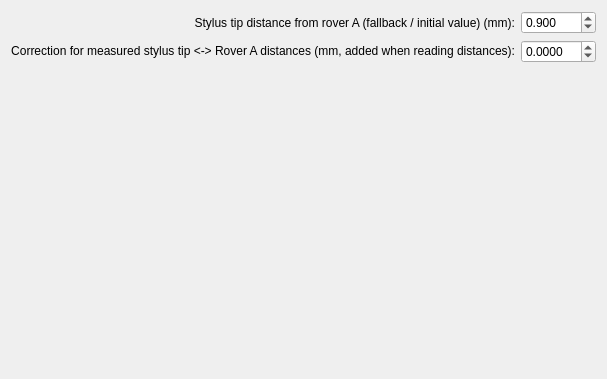
             <widget class="QWidget" name="tab_Settings_Stylus">
              <property name="autoFillBackground">
               <bool>true</bool>
              </property>
              <attribute name="title">
               <string>Stylus</string>
              </attribute>
              <layout class="QVBoxLayout" name="verticalLayout_19">
               <item>
                <layout class="QFormLayout" name="formLayout_Settings_Stylus">
                 <property name="labelAlignment">
                  <set>Qt::AlignRight|Qt::AlignTrailing|Qt::AlignVCenter</set>
                 </property>
                 <item row="0" column="0">
                  <widget class="QLabel" name="label_StylusTipDistanceFromRoverA_Fallback">
                   <property name="text">
                    <string>Stylus tip distance from rover A (fallback / initial value) (mm):</string>
                   </property>
                   <property name="alignment">
                    <set>Qt::AlignRight|Qt::AlignTrailing|Qt::AlignVCenter</set>
                   </property>
                  </widget>
                 </item>
                 <item row="0" column="1">
                  <widget class="QDoubleSpinBox" name="doubleSpinBox_StylusTipDistanceFromRoverA_Fallback">
                   <property name="maximumSize">
                    <size>
                     <width>100</width>
                     <height>16777215</height>
                    </size>
                   </property>
                   <property name="toolTip">
                    <string>&lt;html&gt;&lt;head/&gt;&lt;body&gt;
&lt;p&gt;Distance to be used when laser distance measurement module is not installed/active/ not yet providing measurements.&lt;/p&gt;
&lt;p&gt;This is the distance used when using &amp;quot;contact-type&amp;quot; measurement tip.&lt;/p&gt;
&lt;/body&gt;&lt;/html&gt;</string>
                   </property>
                   <property name="decimals">
                    <number>3</number>
                   </property>
                   <property name="minimum">
                    <double>-10.000000000000000</double>
                   </property>
                   <property name="maximum">
                    <double>10.000000000000000</double>
                   </property>
                   <property name="singleStep">
                    <double>0.010000000000000</double>
                   </property>
                   <property name="value">
                    <double>0.900000000000000</double>
                   </property>
                  </widget>
                 </item>
                 <item row="1" column="0">
                  <widget class="QLabel" name="label_StylusTipDistanceFromRoverA_Correction">
                   <property name="text">
                    <string>Correction for measured stylus tip &lt;-&gt; Rover A distances (mm, added when reading distances):</string>
                   </property>
                   <property name="alignment">
                    <set>Qt::AlignRight|Qt::AlignTrailing|Qt::AlignVCenter</set>
                   </property>
                  </widget>
                 </item>
                 <item row="1" column="1">
                  <widget class="QDoubleSpinBox" name="doubleSpinBox_StylusTipDistanceFromRoverA_Correction">
                   <property name="maximumSize">
                    <size>
                     <width>100</width>
                     <height>16777215</height>
                    </size>
                   </property>
                   <property name="toolTip">
                    <string>&lt;html&gt;&lt;head/&gt;&lt;body&gt;&lt;p&gt;This can be used to fix systematic bias in distance measurements read from log files.&lt;/p&gt;&lt;/body&gt;&lt;/html&gt;</string>
                   </property>
                   <property name="decimals">
                    <number>4</number>
                   </property>
                   <property name="minimum">
                    <double>-10.000000000000000</double>
                   </property>
                   <property name="maximum">
                    <double>10.000000000000000</double>
                   </property>
                   <property name="singleStep">
                    <double>0.001000000000000</double>
                   </property>
                   <property name="value">
                    <double>0.000000000000000</double>
                   </property>
                  </widget>
                 </item>
                </layout>
               </item>
               <item>
                <spacer name="verticalSpacer_5">
                 <property name="orientation">
                  <enum>Qt::Vertical</enum>
                 </property>
                 <property name="sizeHint" stdset="0">
                  <size>
                   <width>20</width>
                   <height>305</height>
                  </size>
                 </property>
                </spacer>
               </item>
              </layout>
             </widget>
